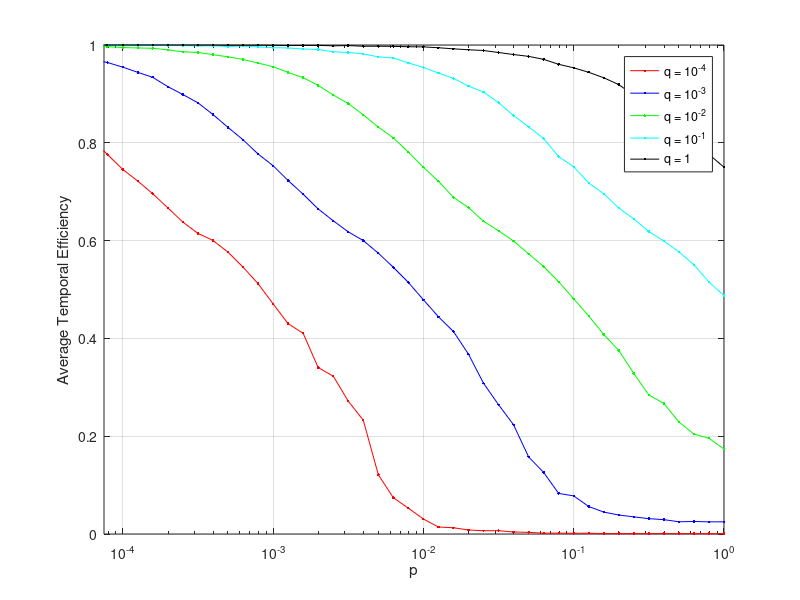

The MATLAB script that drew this image:
%  read labels and x-y data
load MarkovTemporalMetricsPlots_100_0_0001.dat;     %  read data into the my_xy matrix
Prob = MarkovTemporalMetricsPlots_100_0_0001(:,2);     %  copy first column of my_xy into x
Eff1 = MarkovTemporalMetricsPlots_100_0_0001(:,3);     %  and second column into y

load MarkovTemporalMetricsPlots_100_0_0010.dat;     %  read data into the my_xy matrix
Eff2 = MarkovTemporalMetricsPlots_100_0_0010(:,3);     %  and second column into y

load MarkovTemporalMetricsPlots_100_0_0100.dat;     %  read data into the my_xy matrix
Eff3 = MarkovTemporalMetricsPlots_100_0_0100(:,3);     %  and second column into y

load MarkovTemporalMetricsPlots_100_0_1000.dat;     %  read data into the my_xy matrix
Eff4 = MarkovTemporalMetricsPlots_100_0_1000(:,3);     %  and second column into y

load MarkovTemporalMetricsPlots_100_1_0000.dat;     %  read data into the my_xy matrix
Eff5 = MarkovTemporalMetricsPlots_100_1_0000(:,3);     %  and second column into y

semilogx(Prob,Eff1,'r.-',Prob,Eff2,'b.-',Prob,Eff3,'g.-',Prob,Eff4,'c.-',Prob,Eff5,'k.-');
xlabel('p');           % add axis labels and plot title
ylabel('Average Temporal Efficiency');
axis([0.000075 1.000 0.0 1.000],[0.000075 1.000 0.0 1.000]);
set(gca,'XScale','log','XGrid','on','YGrid','on','XMinorGrid','off');
%set(gca,'gridlinestyle','--')
%grid on;
legend('q = 10^{-4}','q = 10^{-3}','q = 10^{-2}','q = 10^{-1}','q = 1');

%title('Mean monthly precipitation at Portland International Airport');
%plot(Prob,EffSim,'bx-',Prob,EffTheor,'ro-');     %  plot precip vs. month with circles
